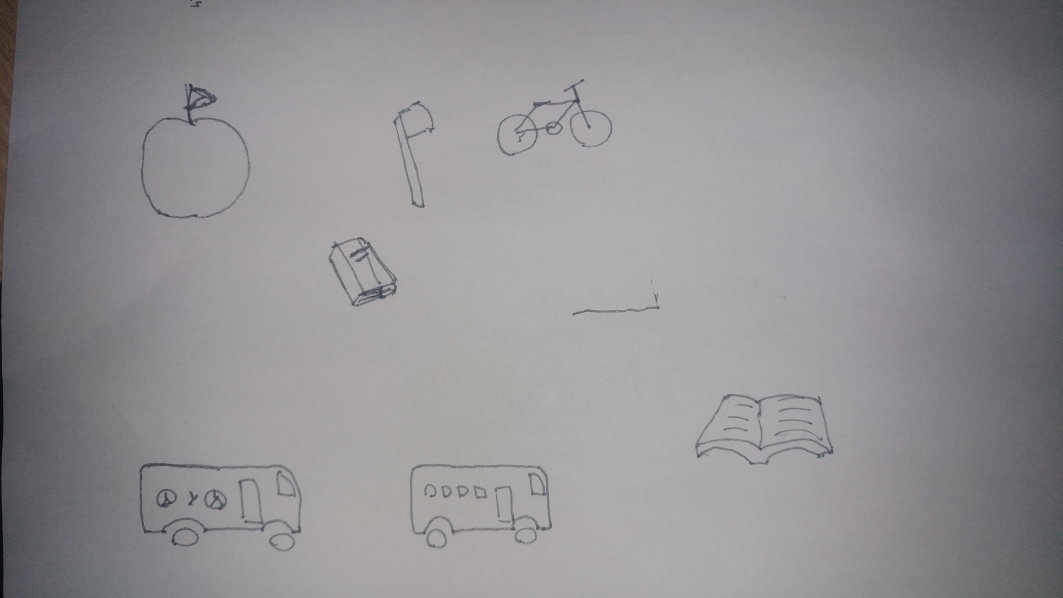
#> input picture Machine_Learning/cam_images/picture.jpg, 5312 x 2988 px, given in place of the camera (shown at 1/5 size)
$ python 5_processa_camera.py
#> lines starting #> are read from the running program, lines starting #| are printed output that depends on the picture; after the words box and inside, x2 and y2 are one past the last pixel; in counts of white or black regions, pixels touching at a corner belong together
#> further down, frame is the input picture: shape (2988, 5312, 3); mean B, G, R 147.3, 144.7, 146.4
import cv2
import numpy as np

def process_image(img):
    # Converte para Grayscale
    n = cv2.cvtColor(img, cv2.COLOR_BGR2GRAY)

    # Redimensiona imagem
    n = cv2.resize(n, (640, 480))
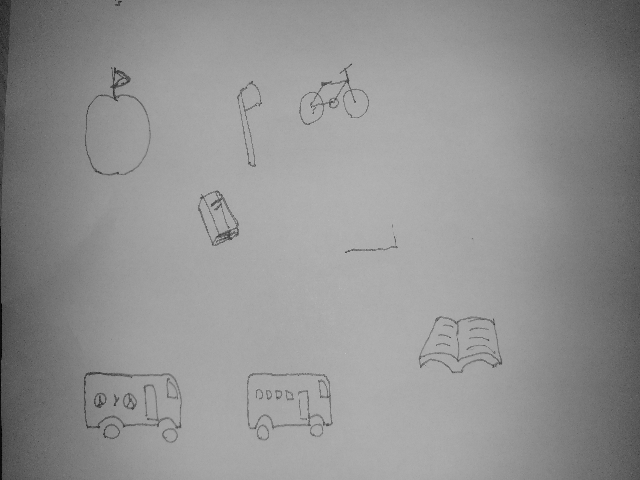
#> n: shape (480, 640); min 1, max 196, mean 145.4

    # Rect Value
    frame_w = 640
    frame_h = 480
    box_size = 200

    fw_size = (frame_w//2)
    fh_size = (frame_h//2)
    b_size = box_size//2

    start_x = fw_size - b_size
    start_y = fh_size - b_size
    end_x = fw_size + b_size
    end_y = fh_size + b_size

    n = n[start_y:end_y, start_x:end_x]
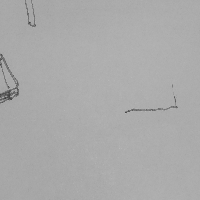
#> n: shape (200, 200); min 61, max 185, mean 170.4

    # Suavizando Imagem para tirar ruidos
    n = cv2.GaussianBlur(n, (3, 3), 0)

    # Binariza Imagem usando um Treshold Adaptavel
    n = cv2.adaptiveThreshold(n, 255, cv2.ADAPTIVE_THRESH_MEAN_C, cv2.THRESH_BINARY, 11, 10)
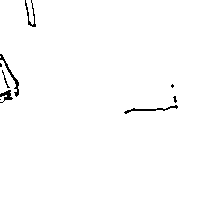
#> n: shape (200, 200); 98.8% white; black in thin lines or dots, all inside (x1, y1, x2, y2) = (0, 0, 178, 114)

    # Suavizando Imagem para aumentar espessura do traço
    n = cv2.GaussianBlur(n, (11, 11), 0)
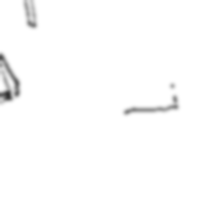
#> n: shape (200, 200); min 50, max 255, mean 252.1

    # Binariza Imagem
    n = cv2.adaptiveThreshold(n, 255, cv2.ADAPTIVE_THRESH_MEAN_C, cv2.THRESH_BINARY, 11, 10)
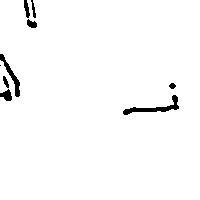
#> n: shape (200, 200); 97.9% white; 9 black regions (1 under 20 px), largest, box (x1, y1, x2, y2) and area: (123, 95, 179, 115) 293, (0, 54, 20, 97) 205, (0, 89, 12, 101) 90

    # Inverte cor
    n = ~n

    return n

def normalize_image(img):
    # Normaliza Imagem
    n = (img-127.5) / 127.5
    return n

cap = cv2.VideoCapture(0)

while True:
    ret, frame = cap.read()
    img = process_image(frame)
    cv2.imshow('window', img)
    cv2.waitKey(15)

cap.release()
cv2.destroyAllWindows()

$ run again, on Machine_Learning/cam_images/t3.png
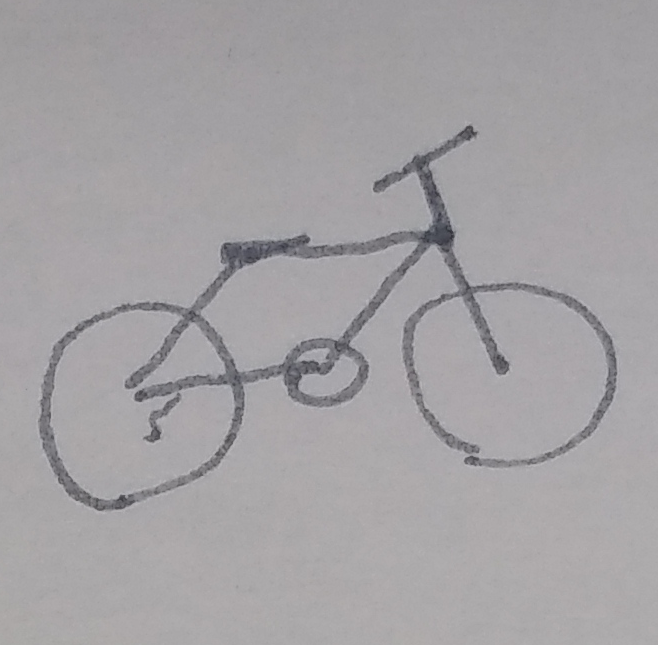
#> input picture Machine_Learning/cam_images/t3.png, 658 x 645 px, given in place of the camera
#> frame is the input picture: shape (645, 658, 3); mean B, G, R 163.9, 161.4, 163.9
#> in process_image, `n = cv2.adaptiveThreshold(n, 255, cv2.ADAPTIVE_THRESH_MEAN_C, cv2.THRE..`:
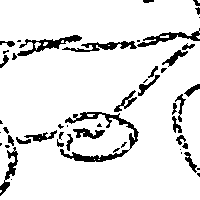
#> n: shape (200, 200); 89.8% white; 51 black regions (20 under 20 px), largest, box (x1, y1, x2, y2) and area: (60, 112, 139, 162) 802, (17, 35, 82, 56) 424, (137, 28, 200, 47) 358
#> in process_image, `n = cv2.adaptiveThreshold(n, 255, cv2.ADAPTIVE_THRESH_MEAN_C, cv2.THRE..`:
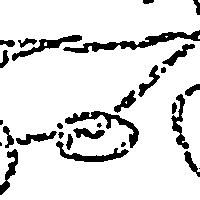
#> n: shape (200, 200); 87.3% white; 29 black regions (5 under 20 px), largest, box (x1, y1, x2, y2) and area: (63, 30, 200, 53) 883, (65, 111, 139, 148) 591, (56, 141, 129, 162) 454
